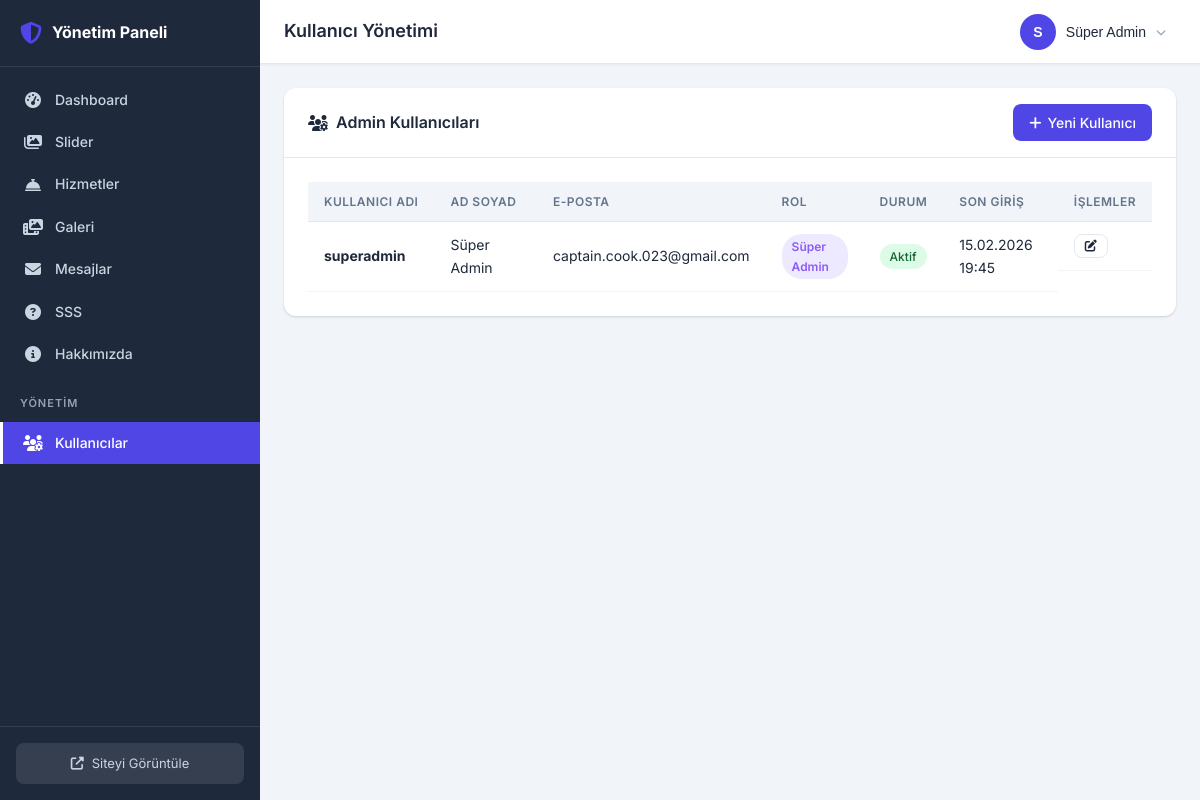
Page /gizli-yonetim-x7c8v9/users/ (signed in) on the earlier database version.
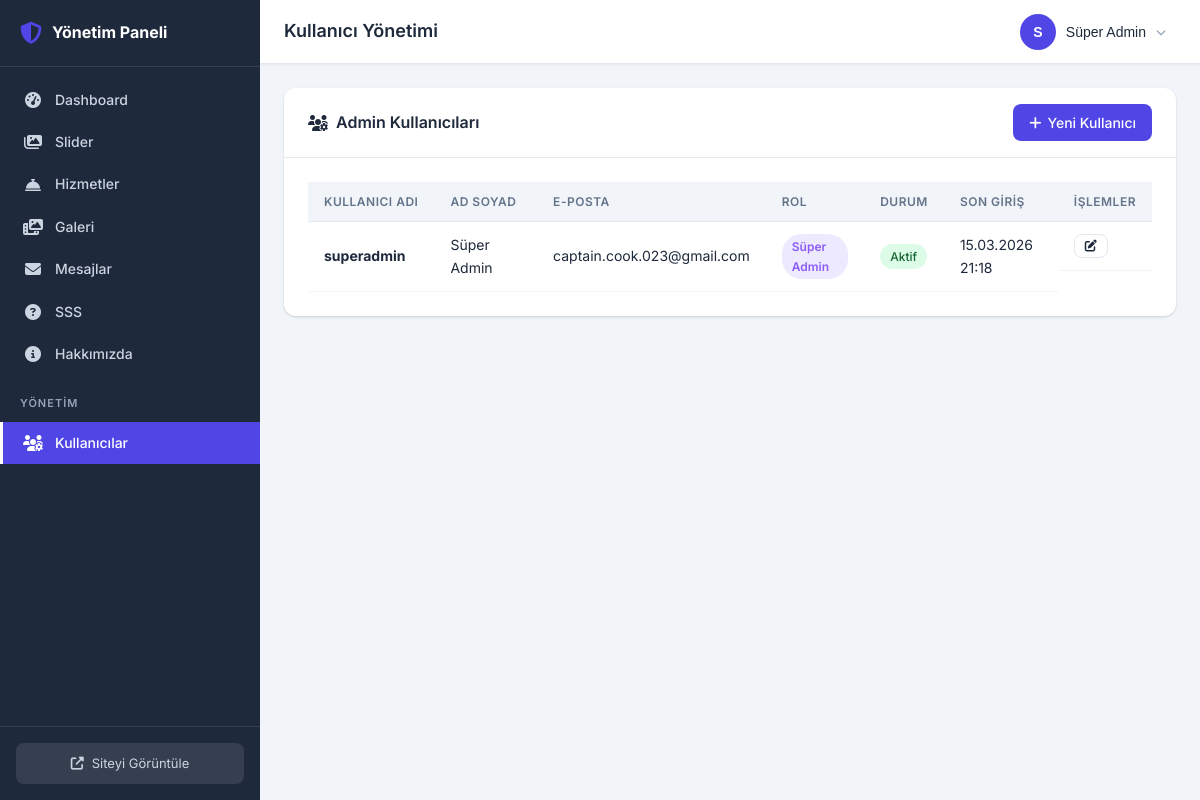
Same page on the later database version.
### custom_admin/models.py (models this page shows, shortened)
class AdminUser(models.Model):
    ROLE_CHOICES = [
        ('superadmin', 'Süper Admin'),
        ('admin', 'Admin'),
    ]
    id = models.UUIDField(primary_key=True, default=uuid.uuid4, editable=False)
    username = models.CharField(max_length=50, unique=True, verbose_name="Kullanıcı Adı")
    password_hash = models.CharField(max_length=256, verbose_name="Şifre Hash")
    email = models.EmailField(blank=True, verbose_name="E-posta")
    first_name = models.CharField(max_length=100, blank=True, verbose_name="Ad")
    last_name = models.CharField(max_length=100, blank=True, verbose_name="Soyad")
    role = models.CharField(max_length=20, choices=ROLE_CHOICES, default='admin', verbose_name="Rol")
    is_active = models.BooleanField(default=True, verbose_name="Aktif")
    created_at = models.DateTimeField(auto_now_add=True, verbose_name="Oluşturulma Tarihi")
    updated_at = models.DateTimeField(auto_now=True, verbose_name="Güncellenme Tarihi")
    last_login = models.DateTimeField(null=True, blank=True, verbose_name="Son Giriş")
    can_manage_sliders = models.BooleanField(default=True, verbose_name="Slider Yönetimi")
    can_manage_services = models.BooleanField(default=True, verbose_name="Hizmet Yönetimi")
    can_manage_gallery = models.BooleanField(default=True, verbose_name="Galeri Yönetimi")
    can_manage_messages = models.BooleanField(default=True, verbose_name="Mesaj Yönetimi")
    can_manage_faq = models.BooleanField(default=True, verbose_name="SSS Yönetimi")
    can_manage_about = models.BooleanField(default=True, verbose_name="Hakkımızda Yönetimi")
    class Meta:
        verbose_name = "Admin Kullanıcı"
        verbose_name_plural = "Admin Kullanıcılar"
        ordering = ['-created_at']
    @property
    def is_superadmin(self):
        return self.role == 'superadmin'
    @property
    def full_name(self):
        name = f"{self.first_name} {self.last_name}".strip()
        return name or self.username

### custom_admin/views.py (the view)
# urls.py: path('users/', views.user_list, name='user_list'),
@superadmin_required
def user_list(request):
    users = AdminUser.objects.all()
    return render(request, 'custom_admin/users/list.html', {
        'users': users,
        'admin_user': request.admin_user,
    })

### custom_admin/context_processors.py (called while the page is built)
def admin_context(request):
    context = {}
    if hasattr(request, 'admin_user'):
        context['unread_count'] = ContactMessage.objects.filter(is_read=False).count()
    return context

### custom_admin/templates/custom_admin/users/list.html (shortened to what this page needs)
{% extends "custom_admin/base.html" %}
{% block page_title %}Kullanıcı Yönetimi{% endblock %}
{% block content %}
<div class="card">
    <div class="card-header">
        <h2><i class="fas fa-users-cog"></i> Admin Kullanıcıları</h2>
        <a href="{% url 'custom_admin:user_create' %}" class="btn btn-primary">
            <i class="fas fa-plus"></i> Yeni Kullanıcı
        </a>
    </div>
    <div class="card-body">
        {% if users %}
        <div class="table-responsive">
            <table class="data-table">
                <thead>
                    <tr>
                        <th>Kullanıcı Adı</th>
                        <th>Ad Soyad</th>
                        <th>E-posta</th>
                        <th>Rol</th>
                        <th>Durum</th>
                        <th>Son Giriş</th>
                        <th>İşlemler</th>
                    </tr>
                </thead>
                <tbody>
                    {% for user in users %}
                    <tr>
                        <td><strong>{{ user.username }}</strong></td>
                        <td>{{ user.full_name }}</td>
                        <td>{{ user.email|default:"-" }}</td>
                        <td>
                            <span class="role-badge role-{{ user.role }}">
                                {{ user.get_role_display }}
                            </span>
                        </td>
                        <td>
                            {% if user.is_active %}
                            <span class="status-badge status-active">Aktif</span>
                            {% else %}
                            <span class="status-badge status-inactive">Pasif</span>
                            {% endif %}
                        </td>
                        <td>{{ user.last_login|date:"d.m.Y H:i"|default:"Hiç" }}</td>
                        <td class="actions">
                            <a href="{% url 'custom_admin:user_edit' user.id %}" class="btn btn-sm btn-outline" title="Düzenle">
                                <i class="fas fa-edit"></i>
                            </a>
                        </td>
                    </tr>
                    {% endfor %}
                </tbody>
            </table>
        </div>
        {% else %}
        <div class="empty-state">
            <i class="fas fa-users"></i>
            <p>Henüz kullanıcı bulunmuyor.</p>
        </div>
        {% endif %}
    </div>
</div>
{% endblock %}

### custom_admin/templates/custom_admin/base.html (shortened to what the changed rows need)
{% load static %}
<!DOCTYPE html>
<html lang="tr" data-theme="light">
<head>
    <link rel="stylesheet" href="https://cdnjs.cloudflare.com/ajax/libs/font-awesome/6.4.0/css/all.min.css">
    <link rel="stylesheet" href="{% static 'custom_admin/css/admin.css' %}">
</head>
<body>
    <div class="admin-wrapper">
        <main class="main-content">
            <header class="topbar">
                <div class="topbar-left">
                    <h1 class="page-title">{% block page_title %}Dashboard{% endblock %}</h1>
                </div>
                <div class="topbar-right">
                    <div class="user-dropdown" id="userDropdown">
                        <button class="user-dropdown-toggle">
                            <div class="user-avatar">
                                {{ admin_user.username|first|upper }}
                            </div>
                            <span class="user-name">{{ admin_user.full_name }}</span>
                            <i class="fas fa-chevron-down"></i>
                        </button>
                    </div>
                </div>
            </header>
            <div class="content-area">
                {% block content %}{% endblock %}
            </div>
        </main>
    </div>
</body>
</html>

Differences in the rows shown:
changed AdminUser "superadmin": last_login "15.02.2026 19:45" → "15.03.2026 21:18"
